Frame 1 (no input): blank canvas, image omitted
Frame 60 (no input): blank canvas, image omitted
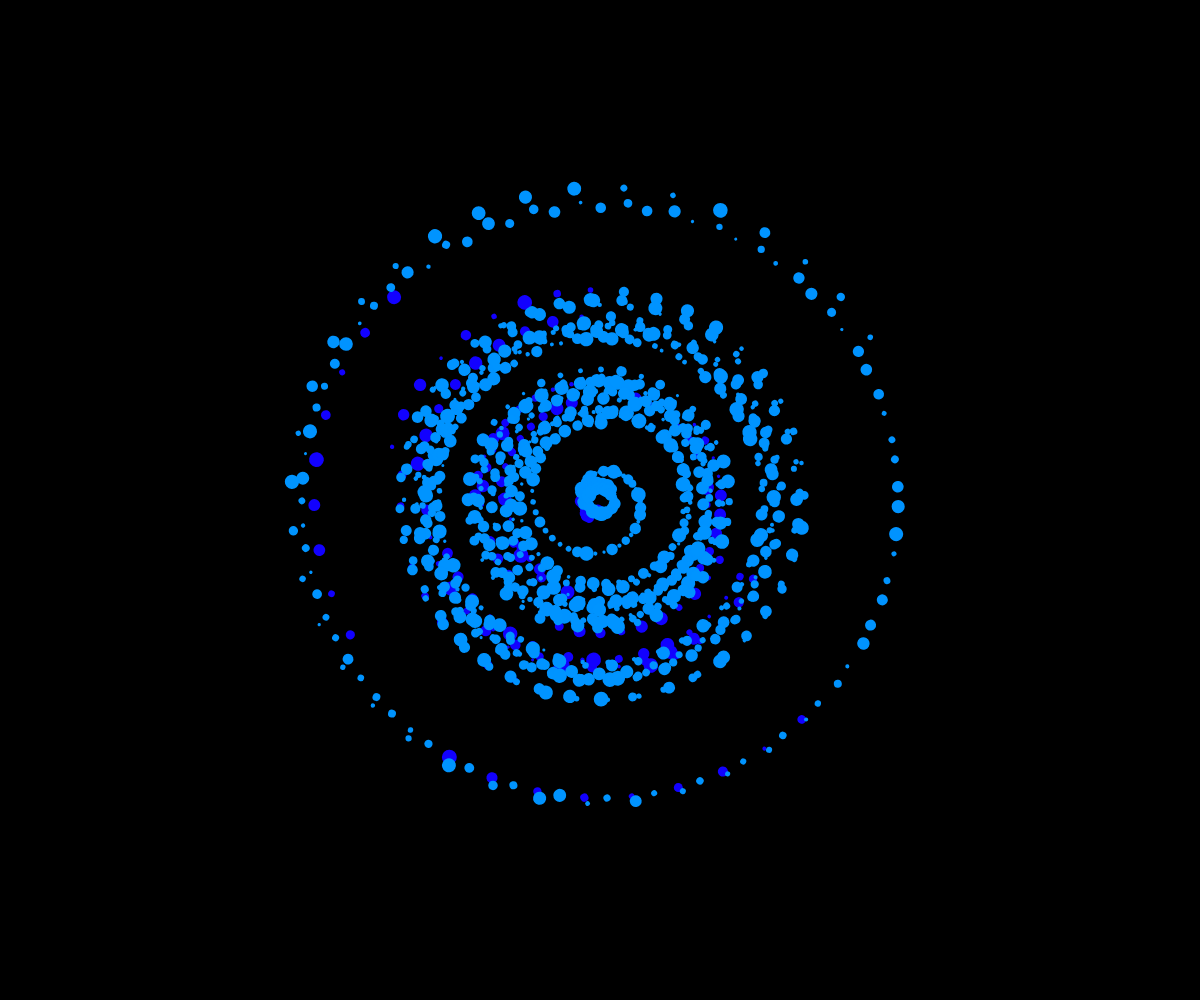
Frame 120 (the mouse pressed at the canvas centre since frame 60)

The p5.js sketch whose frames 1 and 60 were blank and that drew this single picture after the mouse press (run headless with seeded random() and noise() and a simulated clock; from frame 60 on, the mouse is pressed at the canvas centre):

// p5.js sketch
// ── sketch.js
//crea un array di colori, toglie il trattino e mette l'asterisco
let colori = "1200ff-0092ff-00fff8-fff655-fffcd9".split("-").map(a => "#" + a)

let w = [];
let nWalkers = 20;
let world = 700;

function setup() {
  createCanvas(windowWidth, windowHeight);
  background(0);
  noStroke();

  for (let i = 0; i < nWalkers; i++) {
    w.push(new Walker());
  }
}

function draw() {
  translate(windowWidth / 2, windowHeight / 2)
  rotate(frameCount / TWO_PI)
  translate(-world / 2, -world / 2)

  for (let i = 0; i < nWalkers; i++) {
    w[i].move();
    w[i].display();

  }
}

function Walker(_id) {
  this.id = _id;
  this.x = 0;
  this.y = 0;
  this.t = random(100);
  this.tIncr = random(-1, 2) * 0.001;

  this.move = function() {
    this.x = noise(this.t) * world;
    this.y = noise(this.t + 25) * world;
    this.t += this.tIncr;
  }

  this.display = function() {
    //più questo numero è alto più tempo ci mette a cambiare colore
    let cambioColore = 70
    let color1 = (int(frameCount / cambioColore)) % 5
    let color2 = (int(frameCount / cambioColore) + 1) % 5
    let ratio = (frameCount / cambioColore) * 0.01

    this.d = random(1, 5);
    ellipse(this.x, this.y, (this.d * mouseX) * 0.005);

    //lerpColor prende due colori di riferimento e ne trova un terzo compreso tra essi
    //in questo caso vengono presi due colori dall'array colori
    fill(lerpColor(color(colori[color1]), color(colori[color2]), ratio));
    noStroke();
  }

}

function mousePressed() {
  clear();
  background(0);
}
